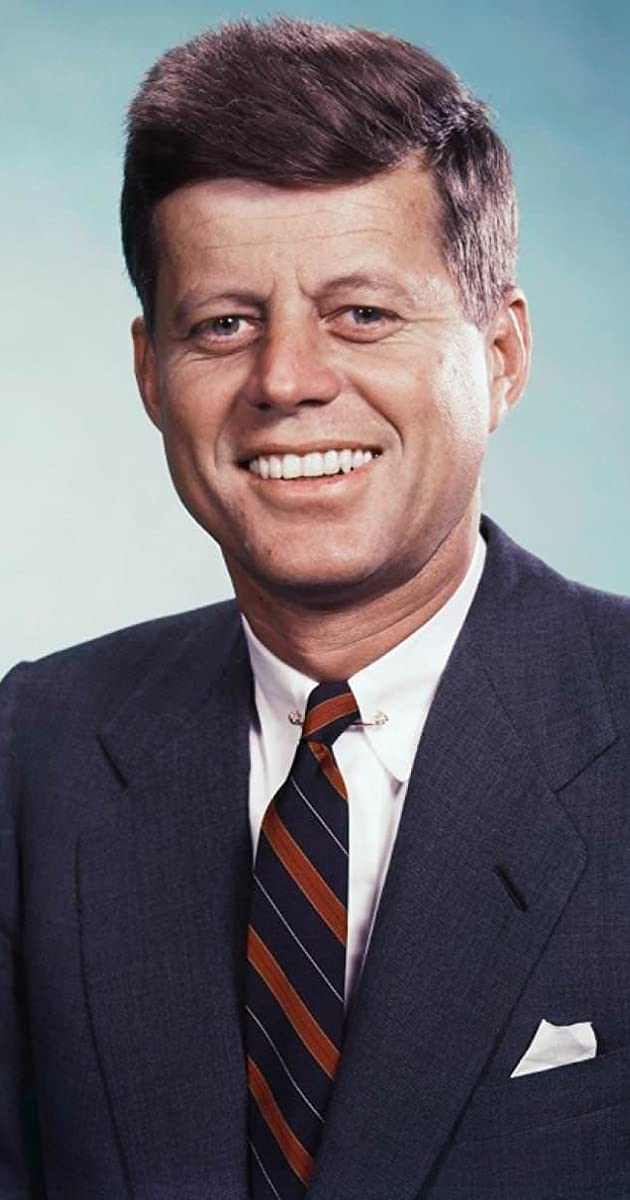
#> input picture lab4/images/jfk.jpg, 630 x 1200 px
$ jupyter execute lab4.ipynb   (older library calls are emulated)
#> lines starting #> are read from the running program, lines starting #| are printed output that depends on the picture
[cell 1]
import matplotlib.pylab as pylab
import matplotlib.pyplot as plt
params = {'legend.fontsize': 'large',
          'figure.figsize': (12, 16),
          'figure.titlesize': 'x-large',
          'axes.labelsize': 'x-large',
          'axes.titlesize':'x-large',
          'xtick.labelsize':'x-large',
          'ytick.labelsize':'x-large',
          'lines.markersize': 10
          }
pylab.rcParams.update(params)

[cell 2]
import matplotlib.pyplot as plt
from skimage import io, color

fig,ax=plt.subplots(nrows = 1, ncols = 2)
plt.subplots_adjust(top = 0.99, bottom=0.01, hspace=0.2, wspace=0.2)

img = io.imread('images/jfk.jpg')
#> img is the input picture: shape (1200, 630, 3); mean R, G, B 109.6, 105.3, 111.4

ax[0].imshow(img)
ax[0].set_title('Initial image', fontsize=20)
ax[0].axis('off')

img = color.rgb2gray(img)
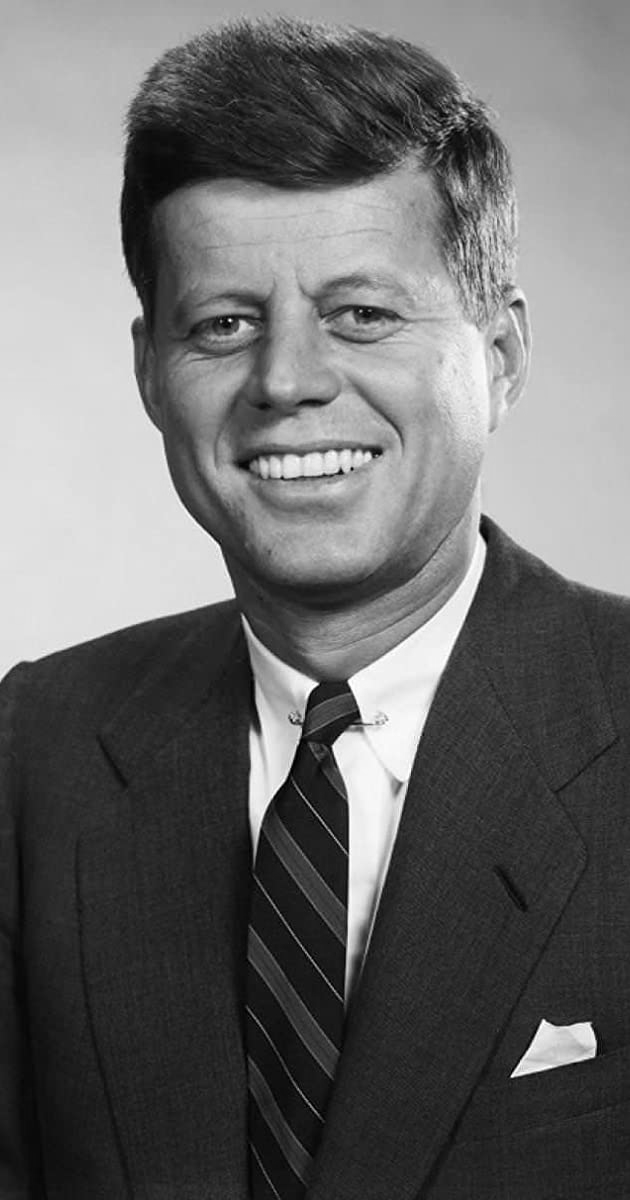
#> img: shape (1200, 630) float64; min 0, max 1, mean 0.418

ax[1].imshow(img, cmap=plt.cm.gray)
ax[1].set_title('Grayscale image', fontsize=20)
ax[1].axis('off')
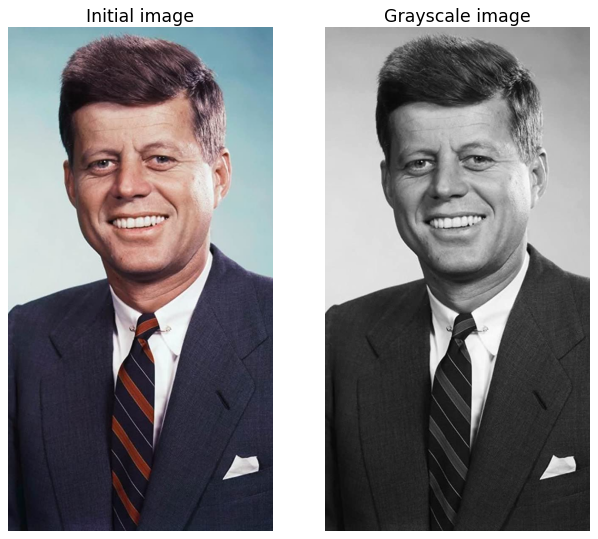
#> figure drawn by matplotlib, 2 panels

[cell 3]
import numpy as np
from skimage.filters import gaussian
from skimage.segmentation import active_contour
s = np.linspace(0, 2*np.pi, 800)
r = 330 + 325*np.sin(s)
c = 310 + 285 * np.cos (s)
init = np.array([r, c]).T
snake = active_contour(gaussian(img, 3, preserve_range=False),
                       init, alpha=0.0015, beta=10, gamma=0.001)
#> snake = 800 pairs, first value 23.8 to 679.3, second value 120.7 to 520.7
fig, ax = plt.subplots(figsize=(12, 12))
ax.imshow(img, cmap=plt.cm.gray)
ax.plot(init[:, 1], init[:, 0], '--r', lw=3)
ax.plot(snake[:, 1], snake[:, 0], '-b', lw=3)
ax.set_xticks([]), ax.set_yticks([])
ax.axis([0, img.shape[1], img.shape[0], 0])
ax.set_title('active_contour(alpha=0.0015, beta=10, gamma=0.001)')
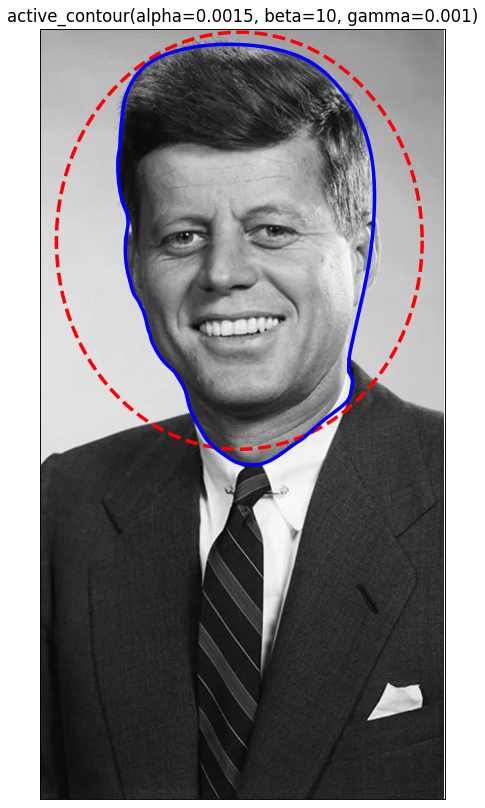
#> figure drawn by matplotlib, 1 panel

[cell 4]
import numpy as np
from skimage.filters import gaussian
from skimage.segmentation import active_contour
s = np.linspace(0, 2*np.pi, 800)
r = 330 + 325*np.sin(s)
c = 310 + 285 * np.cos (s)
init = np.array([r, c]).T
snake = active_contour(gaussian(img, 3, preserve_range=False),
                       init, alpha=0.01, beta=1, gamma=0.005)
#> snake = 800 pairs, first value 23.93 to 680.5, second value 120.3 to 526.8
fig, ax = plt.subplots(figsize=(12, 12))
ax.imshow(img, cmap=plt.cm.gray)
ax.plot(init[:, 1], init[:, 0], '--r', lw=3)
ax.plot(snake[:, 1], snake[:, 0], '-b', lw=3)
ax.set_xticks([]), ax.set_yticks([])
ax.axis([0, img.shape[1], img.shape[0], 0])
ax.set_title('active_contour(alpha=0.01, beta=1, gamma=0.005)')
plt.show()
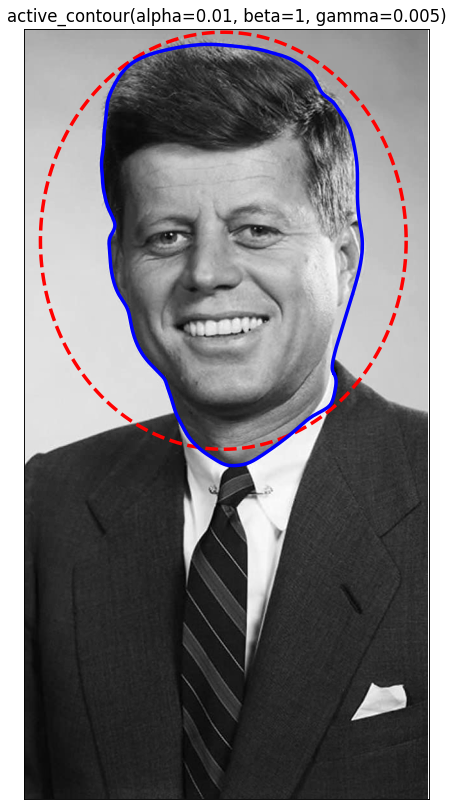
#> figure drawn by matplotlib, 1 panel

[cell 5]
def circle_points(resolution, center, radius):
    """Generate points defining a circle on an image."""
    radians = np.linspace(0, 2*np.pi, resolution)

    c = center[1] + radius*np.cos(radians)
    r = center[0] + radius*np.sin(radians)

    return np.array([c, r]).T

[cell 6]
def image_show(image, nrows=1, ncols=1, cmap='gray', **kwargs):
    fig, ax = plt.subplots(nrows=nrows, ncols=ncols, figsize=(16, 16))
    ax.imshow(image, cmap='gray')
    ax.axis('off')
    return fig, ax

[cell 7]
from skimage.segmentation import random_walker
#Обчислення координат x і y точок кола. Оскільки задали resolution
# 800, отримуємо 800 таких точок.
points = circle_points(800, [320, 320], 300)[:-1]
plt.axis('off')
plt.title('Random walk init background')
plt.imshow(img, cmap=plt.cm.gray)
plt.plot(points[:, 0], points[:, 1], '--r', lw=3)
plt.show()
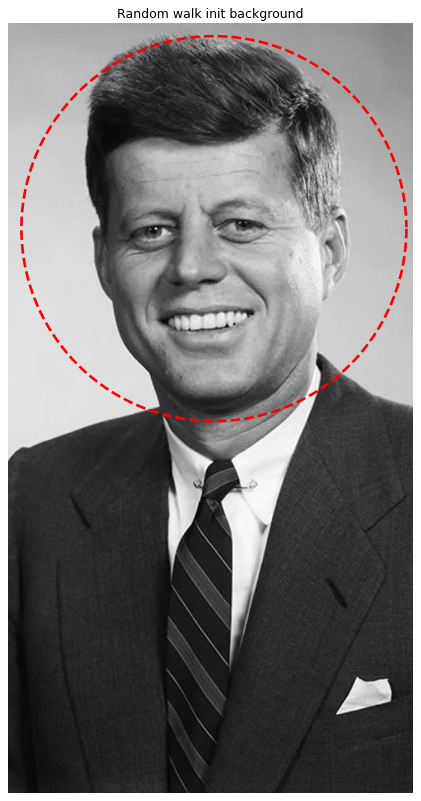
#> figure drawn by matplotlib, 1 panel
image_labels = np.zeros(img.shape, dtype=np.uint8)
image_labels[points[:, 1].astype(np.int), points[:,0].astype(np.int)] = 2
points = circle_points(800, [410, 310], 150)[:-1]
plt.axis('off')
plt.title('Random walk init object')
plt.imshow(img, cmap=plt.cm.gray)
plt.plot(points[:, 0], points[:, 1], '--b', lw=3)
plt.show()
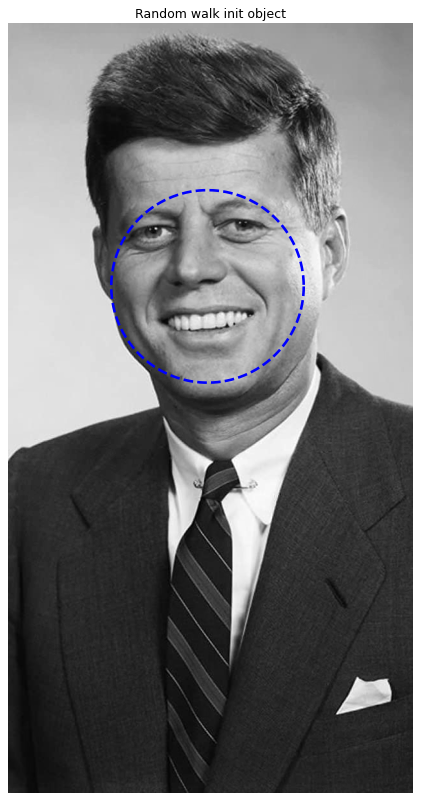
#> figure drawn by matplotlib, 1 panel
image_labels[points[:, 1].astype(np.int), points[:,0].astype(np.int)] = 1
plt.axis('off')
plt.title('Labels')
plt.imshow(image_labels, cmap=plt.cm.gray);
plt.show()
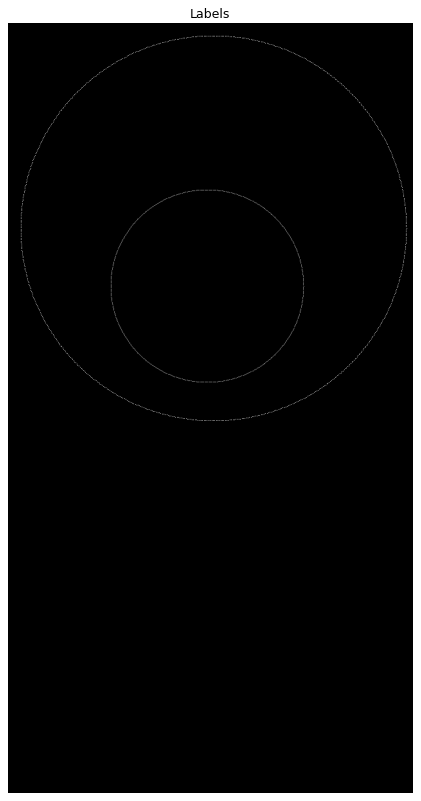
#> figure drawn by matplotlib, 1 panel
image_segmented = random_walker(img, image_labels, mode='bf', beta=1000000)
# Check our results
fig, ax = image_show(img)
plt.axis('off')
ax.set_title('RW result (beta=100000)')
ax.imshow(image_segmented == 1, alpha=0.3);
plt.show()
